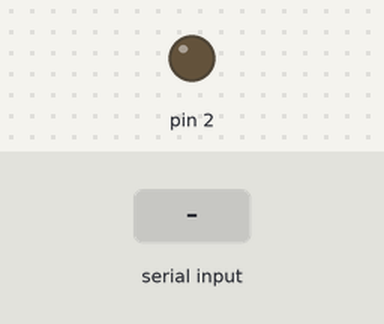
A sketch run on a simulated Arduino Mega 2560, built with avr-gcc and run on an emulated ATmega2560. Shown: output pins drawn as LEDs (lit = HIGH). The test bench sets the inputs (shaded band).

Above: at 1.2 s.
1.3 s: "1" received over the second serial link
At 1.7 s:
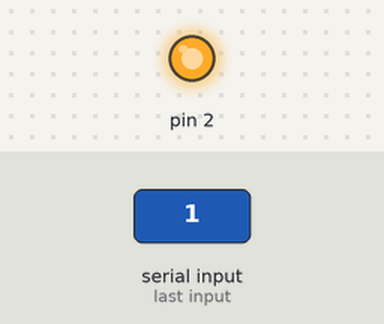
Timing chart, 0 to 4.3 s (numbered marks = the images above; inputs shaded):
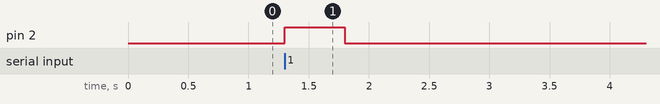

Measured:
- after the input at 1.3 s, pin 2: LOW → HIGH at once, → LOW 0.50 s later

The sketch:

Master.ino
```cpp
#define LED_PIN PB2

void setup() {
  pinMode(LED_PIN, OUTPUT);
  Serial2.begin(9600); // RX from Slave 1 (PA3), TX to Slave 2 (PB10)
  Serial3.begin(9600); // TX: PB10, RX: PB11
}

void loop() {
  if (Serial2.available()) {
    char command = Serial2.read();
    if (command == '1') {
      digitalWrite(LED_PIN, HIGH);
      delay(500);
      digitalWrite(LED_PIN, LOW);
    }
    else if (command == '2') {
      Serial3.write('B');  // Send trigger to Slave 2
    }
  }
}
```
